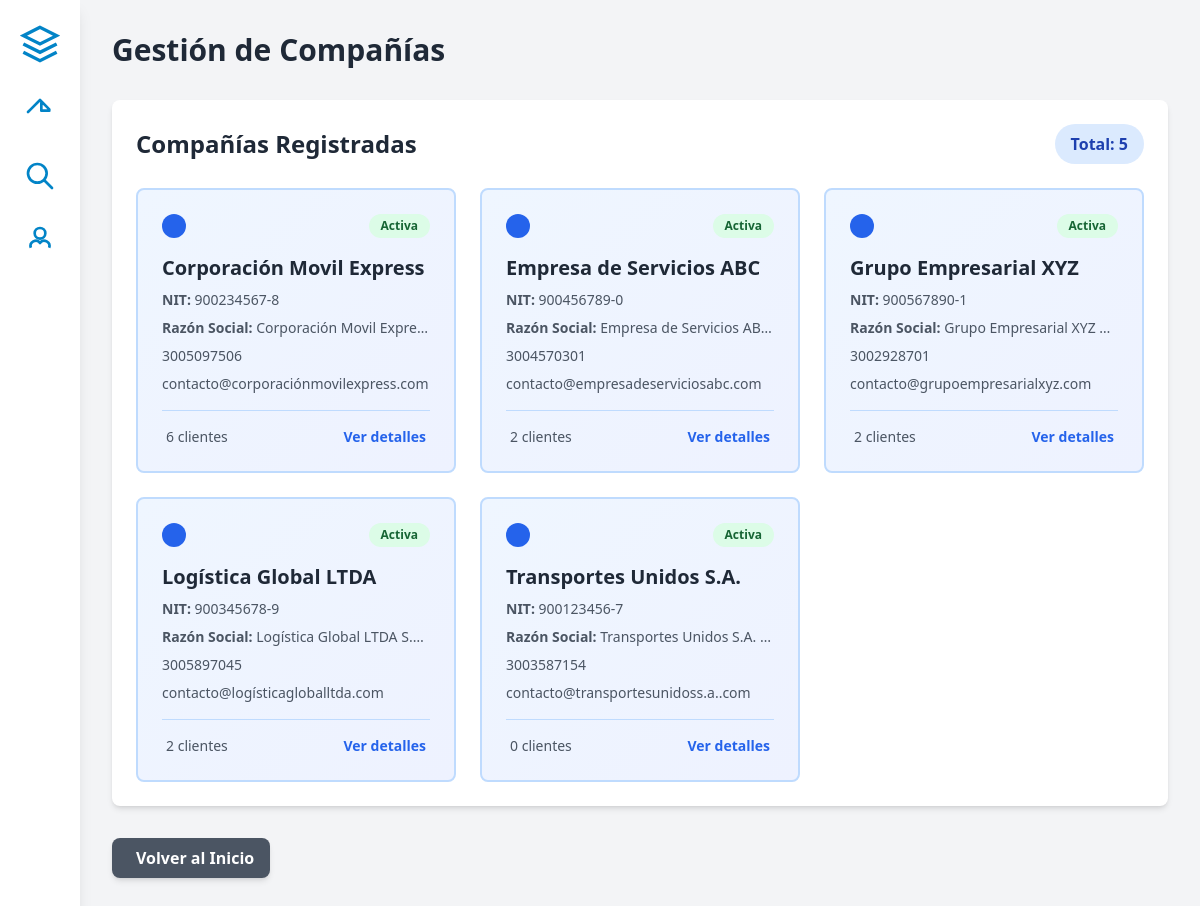
Screenshot of /companias/ (signed in) with the database file from the repository.
### src/models/models.py (models this page shows, shortened)
class Compania(models.Model):
    nombre = models.CharField(max_length=100, unique=True, verbose_name="Nombre de la Compañía")
    razon_social = models.CharField(max_length=150, blank=True, default='', verbose_name="Razón Social")
    nit = models.CharField(max_length=20, unique=True, verbose_name="NIT")
    direccion = models.CharField(max_length=200, blank=True, default='', verbose_name="Dirección")
    telefono = models.CharField(
        max_length=10,
        blank=True,
        default='',
        validators=[RegexValidator(r'^[0-9]{10}$', 'El teléfono debe tener 10 dígitos')],
        verbose_name="Teléfono"
    )
    email_corporativo = models.EmailField(blank=True, default='', verbose_name="Email Corporativo")
    persona_contacto = models.CharField(max_length=100, blank=True, default='', verbose_name="Persona de Contacto")
    fecha_membresia = models.DateField(null=True, blank=True, verbose_name="Fecha de Membresía")
    ESTADO_CUENTA_CHOICES = [
        ('Activa', 'Activa'),
        ('Suspendida', 'Suspendida'),
        ('Morosa', 'Morosa'),
        ('Cancelada', 'Cancelada'),
    ]
    estado_cuenta = models.CharField(
        max_length=20,
        choices=ESTADO_CUENTA_CHOICES,
        default='Activa',
        verbose_name="Estado de Cuenta"
    )
    estado = models.BooleanField(default=True, verbose_name="Activa")
    fecha_creacion = models.DateTimeField(auto_now_add=True, verbose_name="Fecha de Creación")
    class Meta:
        db_table = 'compania'
        verbose_name = 'Compañía'
        verbose_name_plural = 'Compañías'
        ordering = ['nombre']
        indexes = [
            models.Index(fields=['nit']),
            models.Index(fields=['estado_cuenta']),
        ]

class Cliente(models.Model):
    user = models.OneToOneField(
        User,
        on_delete=models.CASCADE,
        related_name='cliente',
        verbose_name="Usuario"
    )
    segundo_nombre = models.CharField(
        max_length=30,
        blank=True,
        null=True,
        verbose_name="Segundo Nombre"
    )
    segundo_apellido = models.CharField(
        max_length=30,
        blank=True,
        null=True,
        verbose_name="Segundo Apellido"
    )
    TIPO_DOCUMENTO_CHOICES = [
        ('CC', 'Cédula de Ciudadanía'),
        ('CE', 'Cédula de Extranjería'),
        ('PAS', 'Pasaporte'),
    ]
    tipo_documento = models.CharField(
        max_length=3,
        choices=TIPO_DOCUMENTO_CHOICES,
        verbose_name="Tipo de Documento"
    )
    numero_documento = models.CharField(
        max_length=15,
        unique=True,
        validators=[RegexValidator(r'^[0-9]+$', 'Solo se permiten números')],
        verbose_name="Número de Documento"
    )
    telefono_validator = RegexValidator(
        regex=r'^[0-9]{10}$',
        message='El teléfono debe tener 10 dígitos'
    )
    telefono = models.CharField(
        max_length=10,
        validators=[telefono_validator],
        verbose_name="Teléfono"
    )
    compania = models.ForeignKey(
        Compania,
        on_delete=models.CASCADE,
        related_name='clientes',
        verbose_name="Compañía Asociada"
    )
    cargo = models.CharField(
        max_length=50,
        blank=True,
        null=True,
        verbose_name="Cargo/Posición"
    )
    fecha_registro = models.DateTimeField(
        auto_now_add=True,
        verbose_name="Fecha de Registro"
    )
    activo = models.BooleanField(
        default=True,
        verbose_name="Activo"
    )
    class Meta:
        db_table = 'cliente'
        verbose_name = 'Cliente'
        verbose_name_plural = 'Clientes'
        ordering = ['-fecha_registro']
        indexes = [
            models.Index(fields=['numero_documento']),
            models.Index(fields=['compania']),
        ]

### src/views/views.py (the view)
# urls.py: path('companias/', views.companies_list, name='companies_list'),
@login_required
def companies_list(request):
    companias = Compania.objects.filter(estado=True).order_by('nombre')
    return render(request, 'compañias/companies_list.html', {'companias': companias})

### src/templates/compañias/companies_list.html (shortened to what this page needs)
{% extends "base.html" %}
{% block page_title %}
Gestión de Compañías
{% endblock %}
{% block content %}
<section class="mb-8">
    <div class="bg-white rounded-lg shadow-md p-6">
        <div class="flex justify-between items-center mb-6">
            <h2 class="text-2xl font-bold text-gray-800">Compañías Registradas</h2>
            <span class="bg-blue-100 text-blue-800 px-4 py-2 rounded-full font-semibold">
                Total: {{ companias|length }}
            </span>
        </div>
        {% if companias %}
        <div class="grid grid-cols-1 md:grid-cols-2 lg:grid-cols-3 gap-6">
            {% for compania in companias %}
            <a href="{% url 'company_detail' compania.id %}"
               class="block bg-gradient-to-br from-blue-50 to-indigo-50 border-2 border-blue-200 hover:border-blue-400 rounded-lg p-6 transition-all duration-300 transform hover:scale-105 hover:shadow-xl">
                <div class="flex justify-between items-start mb-4">
                    <div class="bg-blue-600 rounded-full p-3">
                    </div>
                    <span class="px-3 py-1 rounded-full text-xs font-semibold
                        {% if compania.estado_cuenta == 'Activa' %}
                            bg-green-100 text-green-800
                        {% elif compania.estado_cuenta == 'Suspendida' %}
                            bg-yellow-100 text-yellow-800
                        {% elif compania.estado_cuenta == 'Morosa' %}
                            bg-red-100 text-red-800
                        {% else %}
                            bg-gray-100 text-gray-800
                        {% endif %}">
                        {{ compania.estado_cuenta }}
                    </span>
                </div>
                <h3 class="text-xl font-bold text-gray-800 mb-2 truncate" title="{{ compania.nombre }}">
                    {{ compania.nombre }}
                </h3>
                <div class="space-y-2 mb-4">
                    <p class="text-sm text-gray-600">
                        <span class="font-semibold">NIT:</span> {{ compania.nit }}
                    </p>
                    {% if compania.razon_social %}
                    <p class="text-sm text-gray-600 truncate" title="{{ compania.razon_social }}">
                        <span class="font-semibold">Razón Social:</span> {{ compania.razon_social }}
                    </p>
                    {% endif %}
                    {% if compania.telefono %}
                    <p class="text-sm text-gray-600">
                        {{ compania.telefono }}
                    </p>
                    {% endif %}
                    {% if compania.email_corporativo %}
                    <p class="text-sm text-gray-600 truncate" title="{{ compania.email_corporativo }}">
                        {{ compania.email_corporativo }}
                    </p>
                    {% endif %}
                </div>
                <div class="flex items-center justify-between pt-4 border-t border-blue-200">
                    <span class="text-sm text-gray-600">
                        {{ compania.clientes.all|length }} clientes
                    </span>
                    <span class="text-blue-600 font-semibold text-sm">
                        Ver detalles
                    </span>
                </div>
            </a>
            {% endfor %}
        </div>
        {% else %}
        <div class="text-center py-12">
            <i class="fas fa-building text-gray-300 text-6xl mb-4"></i>
            <p class="text-gray-600 text-lg">No hay compañías registradas en el sistema</p>
            <p class="text-gray-500 text-sm mt-2">Las compañías aparecerán aquí una vez sean creadas</p>
        </div>
        {% endif %}
    </div>
</section>
<section class="mb-8">
    <a href="{% url 'home' %}"
       class="inline-flex items-center bg-gray-600 hover:bg-gray-700 text-white font-semibold py-2 px-4 rounded-lg shadow-md transition">
        Volver al Inicio
    </a>
</section>
{% endblock %}

### rows the page displays
Compania: estado_cuenta "Activa", nombre "Corporación Movil Express", nit "900234567-8", razon_social "Corporación Movil Expre…", telefono "3005097506", email_corporativo "contacto@corporaciónmovilexpress.com", clientes.all|length "6"
Compania: estado_cuenta "Activa", nombre "Empresa de Servicios ABC", nit "900456789-0", razon_social "Empresa de Servicios AB…", telefono "3004570301", email_corporativo "contacto@empresadeserviciosabc.com", clientes.all|length "2"
Compania: estado_cuenta "Activa", nombre "Grupo Empresarial XYZ", nit "900567890-1", razon_social "Grupo Empresarial XYZ…", telefono "3002928701", email_corporativo "contacto@grupoempresarialxyz.com", clientes.all|length "2"
Compania: estado_cuenta "Activa", nombre "Logística Global LTDA", nit "900345678-9", razon_social "Logística Global LTDA S.…", telefono "3005897045", email_corporativo "contacto@logísticagloballtda.com", clientes.all|length "2"
Compania: estado_cuenta "Activa", nombre "Transportes Unidos S.A.", nit "900123456-7", razon_social "Transportes Unidos S.A.…", telefono "3003587154", email_corporativo "contacto@transportesunidoss.a..com", clientes.all|length "0"

### other values shown
{{ companias|length }} "5"
